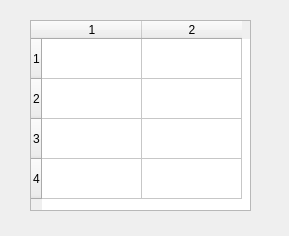
<?xml version="1.0" encoding="UTF-8"?>
<ui version="4.0">
 <class>Dialog</class>
 <widget class="QDialog" name="Dialog">
  <property name="geometry">
   <rect>
    <x>0</x>
    <y>0</y>
    <width>289</width>
    <height>236</height>
   </rect>
  </property>
  <property name="windowTitle">
   <string>Dialog</string>
  </property>
  <widget class="QTableWidget" name="tableWidget">
   <property name="geometry">
    <rect>
     <x>30</x>
     <y>20</y>
     <width>221</width>
     <height>191</height>
    </rect>
   </property>
   <property name="rowCount">
    <number>4</number>
   </property>
   <property name="columnCount">
    <number>2</number>
   </property>
   <attribute name="horizontalHeaderMinimumSectionSize">
    <number>50</number>
   </attribute>
   <attribute name="horizontalHeaderStretchLastSection">
    <bool>false</bool>
   </attribute>
   <attribute name="verticalHeaderDefaultSectionSize">
    <number>40</number>
   </attribute>
   <attribute name="verticalHeaderStretchLastSection">
    <bool>false</bool>
   </attribute>
   <row/>
   <row/>
   <row/>
   <row/>
   <column/>
   <column/>
  </widget>
 </widget>
 <resources/>
 <connections/>
</ui>
